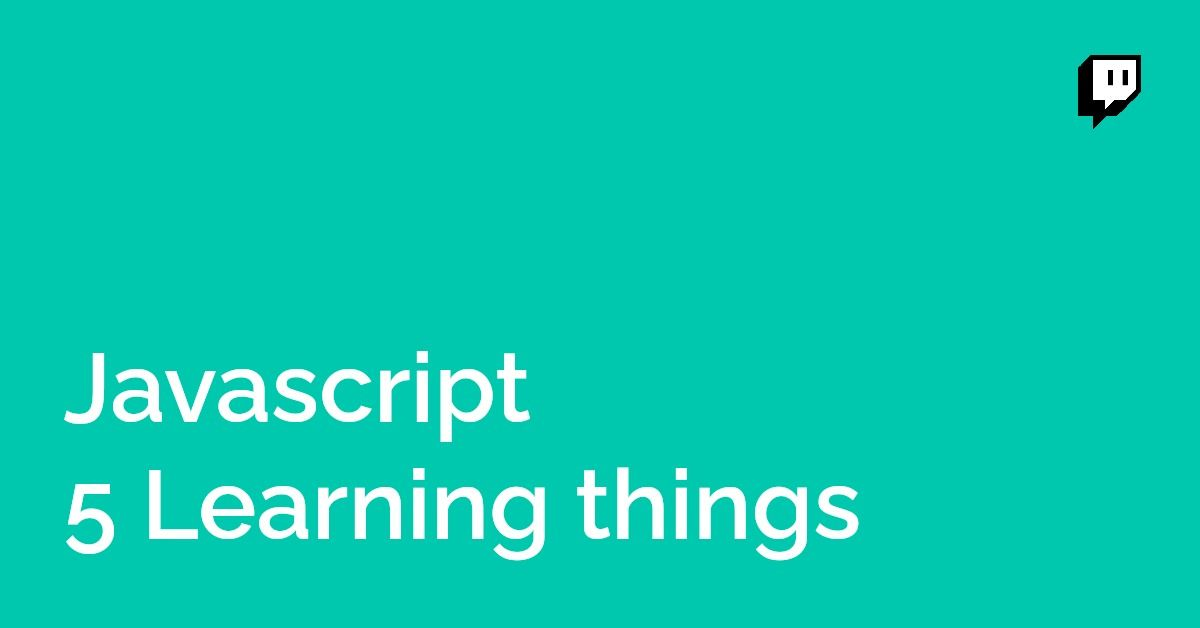
#> input picture assets/img_tmp/tmp.jpg, 1200 x 628 px, given in place of python.jpg, which was not available
$ python image.py
#> lines starting #> are read from the running program, lines starting #| are printed output that depends on the picture; pictures that were not available may be replaced by others from this repository, and a replacement may not be noted
import matplotlib.pyplot as plt
import numpy as np
import os
from PIL import Image, ImageDraw, ImageFont

IMG_Q = 90
IMG_SIZE = (780, 428)
TEXT_SIXE = (750, 200)
TEXT_MARGIN = 30
MAX_FONT_SIZE = 100
FONT_PATH = "/Library/Fonts/Arial Unicode.ttf"
TEXT_COLORS = (
    ('1', '#19A7CE', (246, 241, 241)),
    ('2', '#2B3467', (186, 215, 233))
)


def make_eye_catch(img_path, output_path, text):
    # 画像のファイル名を取得
#> called with img_path = 'input/python.jpg', output_path = 'pro1/output/test.jpg', text = 'python requestsライブラリ 使用方法'
    file_name, ext = os.path.splitext(img_path)
    # \n（改行指定）でテキストを分割
    text = text.split(r"\n")

    # 先に文字の描画領域決定。合わせて下記を計算しておく
    # フォントサイズfont_size, 描画幅area_width, 描画高さarea_height, lines_size
    for font_size in range(MAX_FONT_SIZE, 9, -1):

        # フォント
        font = ImageFont.truetype(FONT_PATH, font_size)

        # 各行の[幅、高さ]を計算
        lines_size = [list(font.getsize(t)) for t in text]

        # 幅の最大と高さの合計
        area_x = np.max(lines_size, 0)[0]
        area_y = np.sum(lines_size, 0)[1]

        if (area_x <= TEXT_SIXE[0] and area_y <= TEXT_SIXE[1]):
            break

    # 画像読み込み、サイズ取得
    img = Image.open(img_path)
#> img is the input picture: PIL image 1200x628 RGB; mean R, G, B 11.2, 201.6, 176.9
    original_img_size = img.size
#> original_img_size = (1200, 628)

    # 縮小
    if (original_img_size[0] / original_img_size[1]) \
            >= (IMG_SIZE[0] / IMG_SIZE[1]):
        # 目標より横長なら、縦横比を維持して、縦を目標まで縮める
        img.thumbnail((original_img_size[0], IMG_SIZE[1]))
#> img: PIL image 818x428 RGB
        thumbnail_size = img.size
#> thumbnail_size = (818, 428)
        # 横幅を切り取るための計算をする
        crop_left = int((thumbnail_size[0] - IMG_SIZE[0]) / 2)
#> crop_left = 19
        crop_upper = 0
        crop_right = crop_left + IMG_SIZE[0]
#> crop_right = 799
        crop_lower = IMG_SIZE[1]
    else:
        # 目標より縦長なら、縦横比を維持して、横を目標まで縮める
        img.thumbnail((IMG_SIZE[0], original_img_size[1]))
        thumbnail_size = img.size
        # 縦幅を切り取るための計算をする
        crop_left = 0
        crop_upper = int((thumbnail_size[1] - IMG_SIZE[1]) / 2)
        crop_right = IMG_SIZE[0]
        crop_lower = crop_upper + IMG_SIZE[1]

    # 計算した縦横で切り取る
    img = img.crop((crop_left, crop_upper, crop_right, crop_lower))
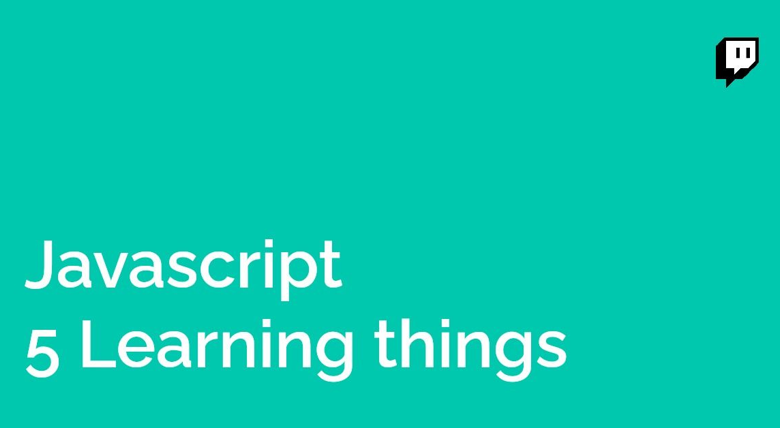
#> img: PIL image 780x428 RGB; mean R, G, B 11.7, 201.6, 177

    # 背景の塗りつぶしと文字書き込み準備
    rectangle_y = area_y + TEXT_MARGIN
    rectangle_top = int((IMG_SIZE[1] - rectangle_y) / 2)

    # 白黒２色分画像を作成
    for (label, fg_color, bg_color) in TEXT_COLORS:
        # 塗りつぶし領域作成
        rectangle_img = Image.new('RGBA', img.size)
        draw = ImageDraw.Draw(rectangle_img)
        draw.rectangle((0, rectangle_top, IMG_SIZE[0],
                        rectangle_top + rectangle_y), bg_color)

        # 塗りつぶし
        org_img = img.convert('RGBA')
        new_img = Image.alpha_composite(org_img, rectangle_img)

        draw = ImageDraw.Draw(new_img)
        _y = int((IMG_SIZE[1] - area_y) / 2)
        for (t, line) in zip(text, lines_size):
            _x = int((IMG_SIZE[0] - line[0]) / 2)
            draw.text((_x, _y), t, font=font, fill=fg_color)
            _y += line[1]

        new_img = new_img.convert("RGB")

        os.makedirs(os.path.dirname(output_path), exist_ok=True)
        new_img.save(output_path, quality=IMG_Q)
        plt.figure()
        plt.imshow(new_img)

        return True
#> this loop made 1 pass
#> pass 1, in make_eye_catch, `new_img = Image.alpha_composite(org_img, rectangle_img)`:
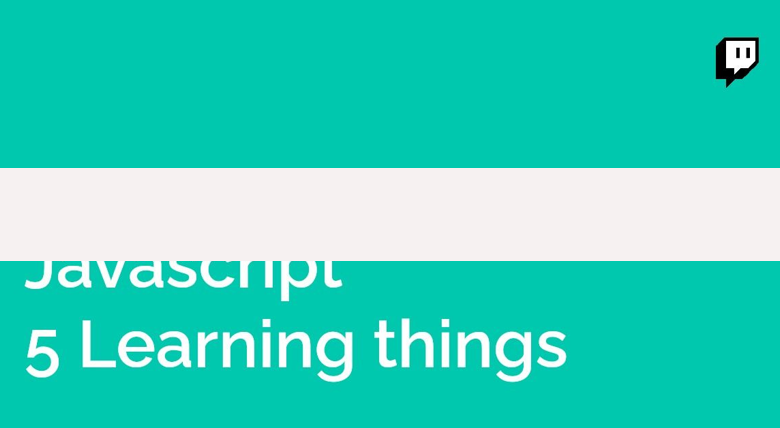
#> new_img: PIL image 780x428 RGBA; mean R, G, B, A 63.9, 210.3, 191.2, 255
#> pass 1, in make_eye_catch, `new_img = new_img.convert("RGB")`:
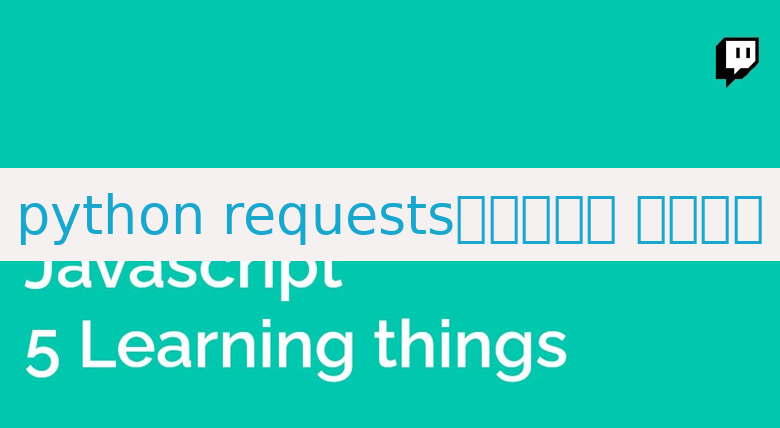
#> new_img: PIL image 780x428 RGB; mean R, G, B 58.1, 208.4, 190.2
#> after the loop:
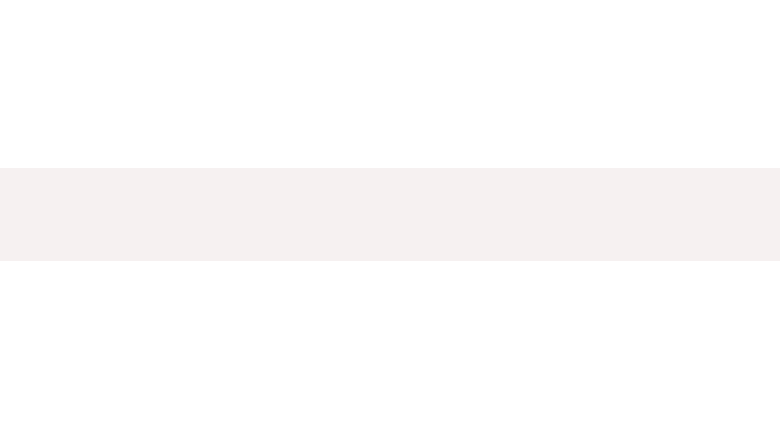
#> rectangle_img: PIL image 780x428 RGBA; mean R, G, B, A 53.5, 52.4, 52.4, 55.4; transparent parts drawn white


if __name__ == "__main__":
    txt = """python requestsライブラリ 使用方法"""
    output_path = make_eye_catch(
        "input/python.jpg",
        "pro1/output/test.jpg",
        txt)
    print(output_path)

$ run again, on stash/website/test.png
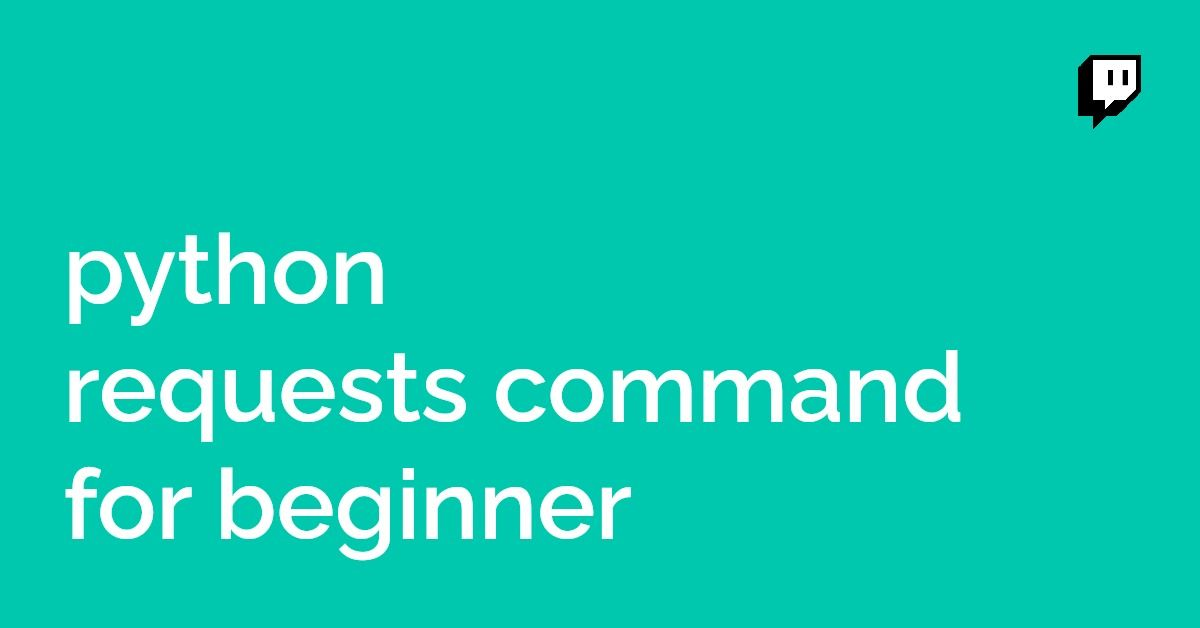
#> input picture stash/website/test.png, 1200 x 628 px, given in place of python.jpg, which was not available
#> in make_eye_catch, img is the input picture: PIL image 1200x628 RGB; mean R, G, B 15.6, 202.4, 178.2
#> in make_eye_catch, `img = img.crop((crop_left, crop_upper, crop_right, crop_lower))`:
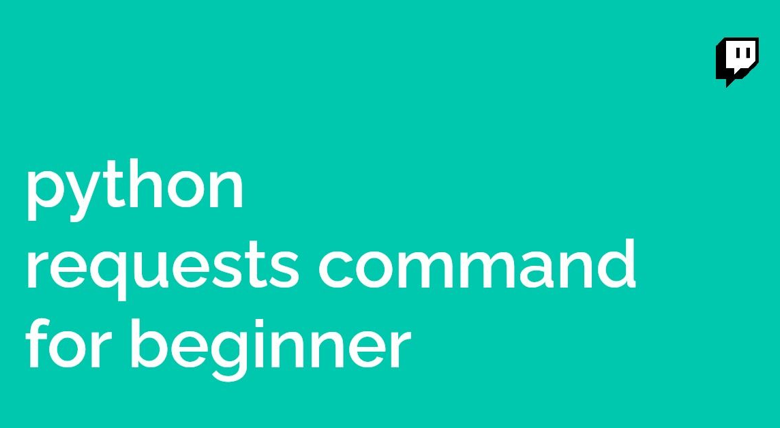
#> img: PIL image 780x428 RGB; mean R, G, B 16.4, 202.5, 178.3
#> the loop in make_eye_catch, `for (label, fg_color, bg_color) in TEXT_COLORS:` made 1 pass
#> pass 1, in make_eye_catch, `new_img = new_img.convert("RGB")`:
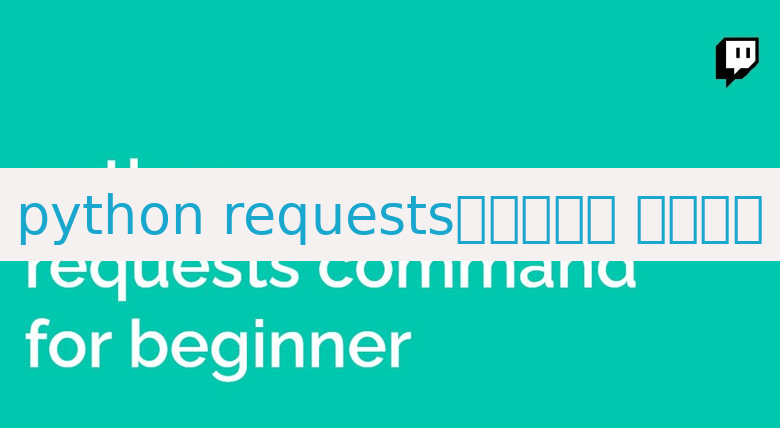
#> new_img: PIL image 780x428 RGB; mean R, G, B 58.7, 208.5, 190.4
